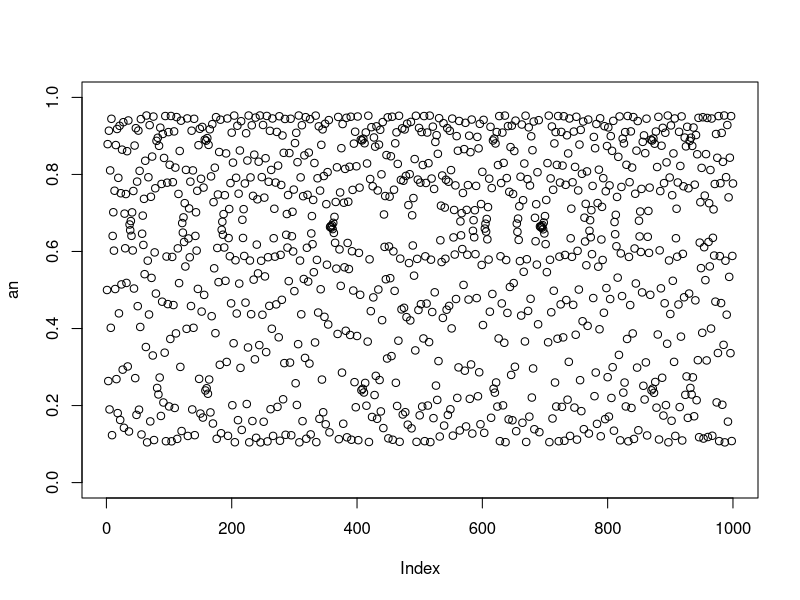
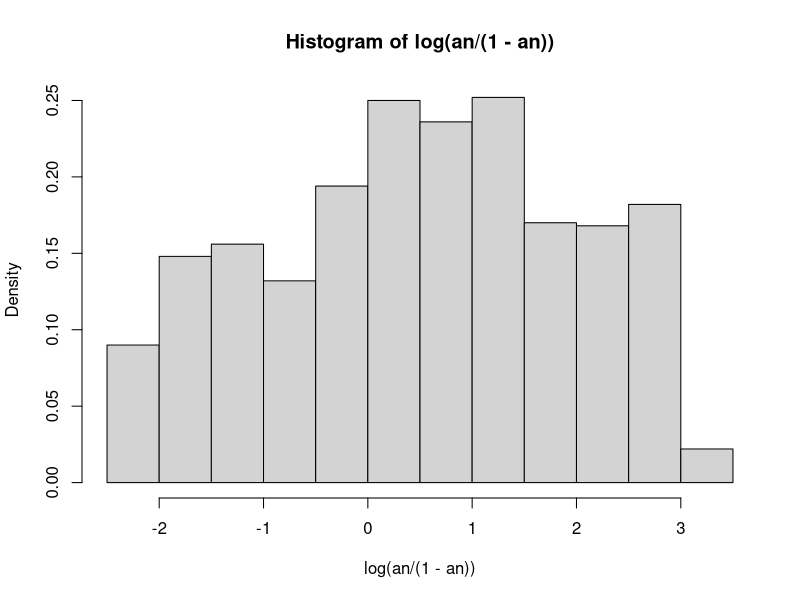
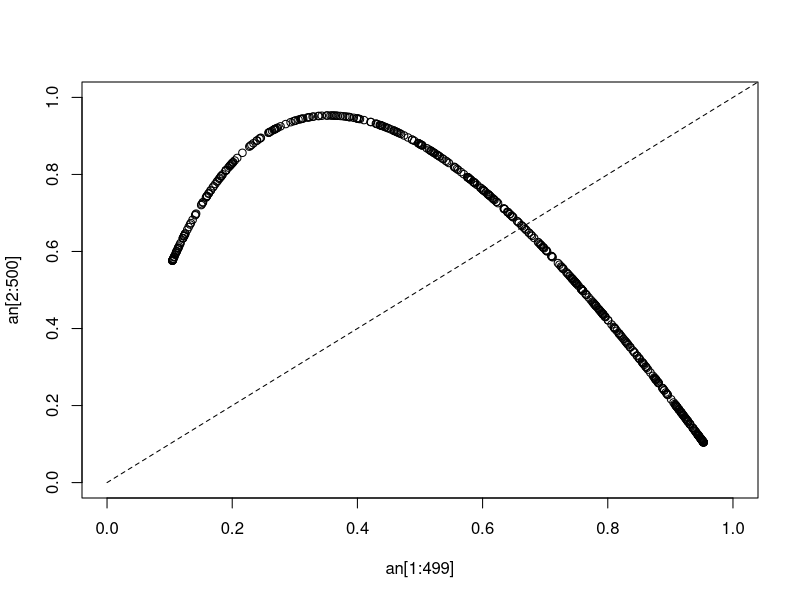
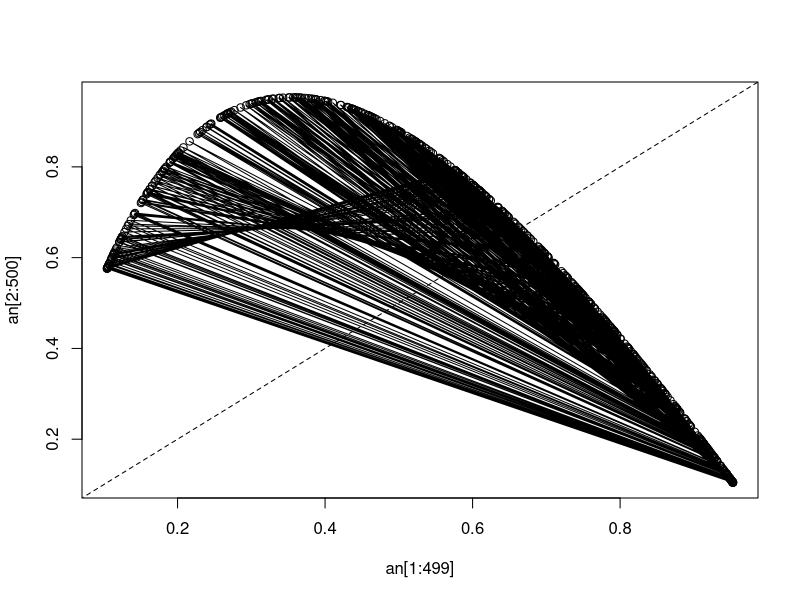
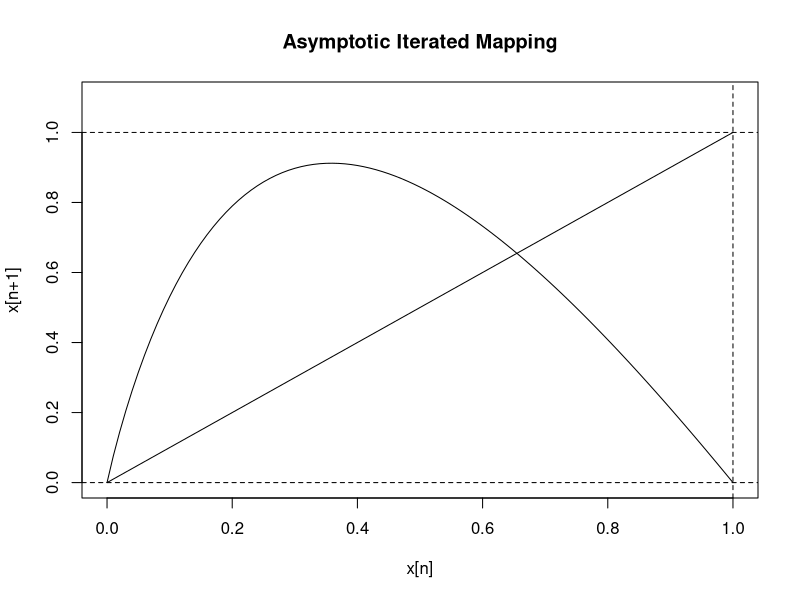
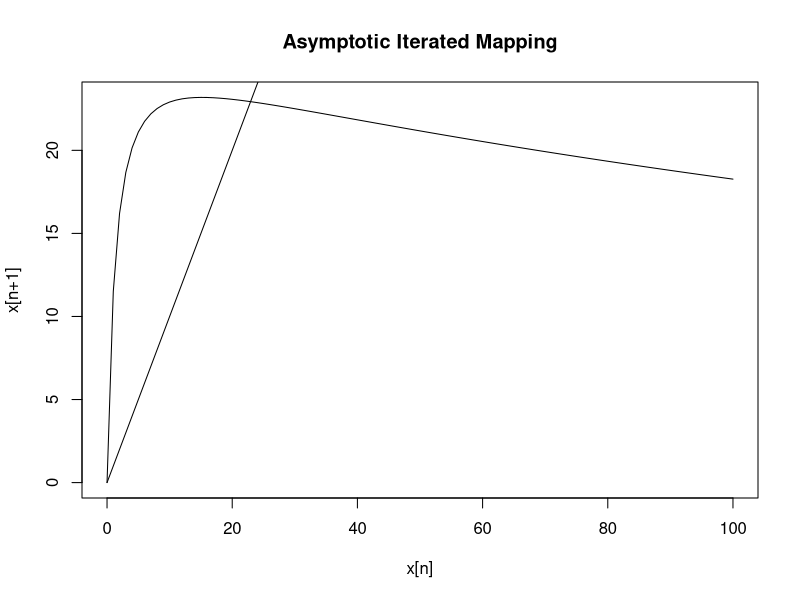
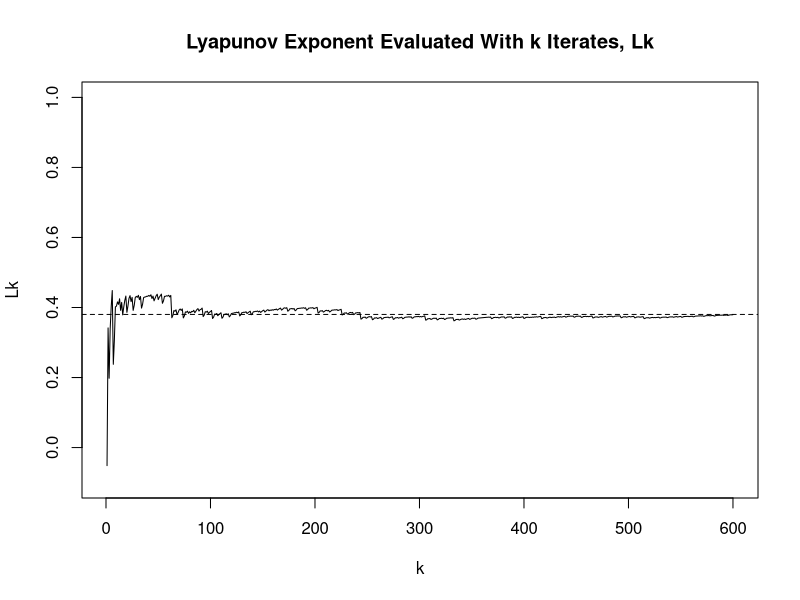
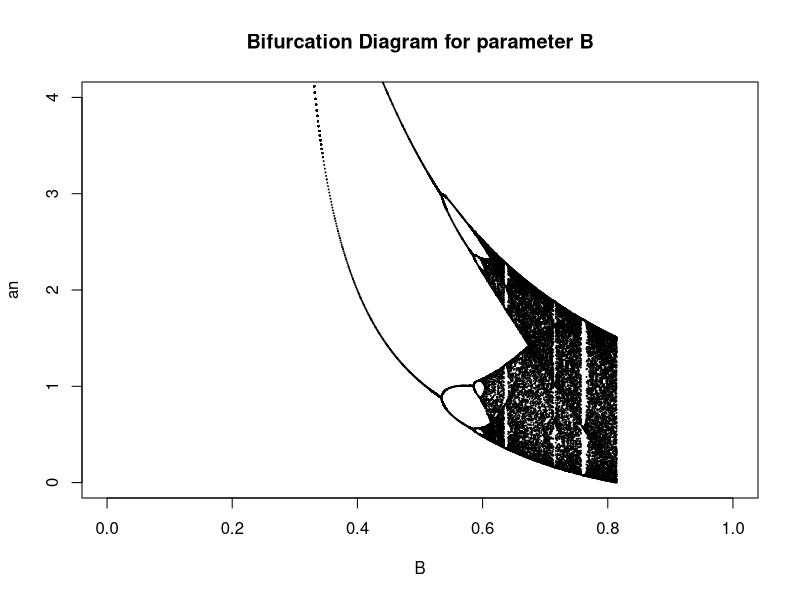

Reproduce these figures in R, in order.
an = rep(.5,1000)
gn = function(x,A,C,g){
  A*x*(1-C*x^g)/(1+x)
}
A = 9
C = 1
g = .5
for(i in 1:999){
  an[i+1] = gn(an[i],A,C,g)#fn(an[i],A,B,s,p)
}
plot(an,ylim=c(0,1))

hist(log(an/(1-an)),breaks=10,freq=F)

plot(an[1:499],an[2:500],xlim=c(0,1),ylim=c(0,1))
lines(0:10,0:10,lty=2)
plot(an[1:499],an[2:500],type="l")
lines(0:10,0:10,lty=2)
points(an[1:499],an[2:500])

x = seq(0,1,.01)
plot(x,8.5*x*(1-(.95*x+x^.5)/(1+.95*x)),type="l",xlim=c(0,1),ylim=c(0,1.1),xlab="x[n]",ylab="x[n+1]",main="Asymptotic Iterated Mapping")
lines(x,x)
abline(h=1,lty=2)
abline(v=1,lty=2)
abline(h=0,lty=2)

xy = seq(0,100,1)
plot(xy,20*xy*(1-(.65*xy+.05*xy^.45)/(1+.65*xy)),type="l",xlab="x[n]",ylab="x[n+1]",main="Asymptotic Iterated Mapping")
lines(xy,xy)

### calculate lyapunov exponent
fp = function(x,A,B,s,p){
  A*(1-B*s*x^(p-1))/(1+B*x) + A*x*(((1+B*x)*(1-p)*B*s*x^(p-2) - (1-B*s*x^(p-1))*B)/(1+B*x)^2)
}

gp = function(x,A,C,g){
  A*(1-C*x^g)/(1+x) + A*x*((1+x)*(-g)*C*x^(g-1) - (1-C*x^g))/(1+x)^2
}

n = length(an)
#L = sum(log(abs(fp(an,A,B,s,p))))/(n+1)
L = sum(log(abs(gp(an,A,C,g))))/(n+1)
## lyapunov exponent approx .1714409 - Positive value implies chaotic trajectory
k = 1:600
Lk = 0*k
for(i in 1:600){
  #Lk[i] = sum(log(abs(fp(an[1:i],A,B,s,p))))/i
  Lk[i] = sum(log(abs(gp(an[1:i],A,C,g))))/i
}
plot(k,Lk,type="l",ylim=c(-.1,1),xlab="k",ylab="Lk",main="Lyapunov Exponent Evaluated With k Iterates, Lk")
abline(h=L,lty=2)

### bifurcation diagram with bifurcation parameter B
A = 10
B = .5
s = 1
p = 1.5
fn = function(x,A,B,s,p){
  A*x*(1-B*s*x^(p-1))/(1+B*x)
}
Bi = seq(.001,1,.001)
x0 = .05
for(i in 1:length(Bi)){
  xj = rep(0,400)
  xj[1] = x0
  for(j in 1:399){
    xj[j+1] = fn(xj[j],A,Bi[i],s,p)
  }
  if(i==1){
    plot(rep(Bi[i],length(unique(xj[300:400]))),unique(xj[300:400]),xlim=c(0,1),ylim=c(0,4),type="p",main="Bifurcation Diagram for parameter B",xlab="B",ylab="an")
  }
  if(i>1){
    points(rep(Bi[i],length(unique(xj[300:400]))),unique(xj[300:400]),cex=.1)
  }
}


C = 1
g = .5
gn = function(x,A,C,g){
  A*x*(1-C*x^g)/(1+x)
}
Ai = seq(0,9,.001)
x0 = .05
for(i in 1:length(Ai)){
  xj = rep(0,300)
  xj[1] = x0
  for(j in 1:299){
    xj[j+1] = gn(xj[j],Ai[i],C,g)
  }
  if(i==1){
    plot(rep(Ai[i],length(unique(xj[200:300]))),unique(xj[200:300]),xlim=c(0,9),ylim=c(0,1),type="p",main="Bifurcation Diagram for parameter A",xlab="A",ylab="an")
  }
  if(i>1){
    points(rep(Ai[i],length(unique(xj[200:300]))),unique(xj[200:300]),cex=.1)
  }
}
abline(h=c(0,1),v=1,lty=2)
